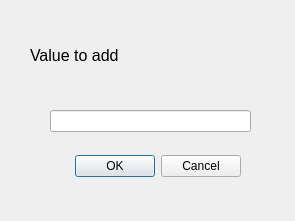
<?xml version="1.0" encoding="UTF-8"?>
<ui version="4.0">
 <class>PushBackWindow</class>
 <widget class="QDialog" name="PushBackWindow">
  <property name="geometry">
   <rect>
    <x>0</x>
    <y>0</y>
    <width>295</width>
    <height>221</height>
   </rect>
  </property>
  <property name="windowTitle">
   <string>Dialog</string>
  </property>
  <widget class="QDialogButtonBox" name="buttonBox">
   <property name="geometry">
    <rect>
     <x>20</x>
     <y>150</y>
     <width>221</width>
     <height>32</height>
    </rect>
   </property>
   <property name="orientation">
    <enum>Qt::Horizontal</enum>
   </property>
   <property name="standardButtons">
    <set>QDialogButtonBox::Cancel|QDialogButtonBox::Ok</set>
   </property>
  </widget>
  <widget class="QLabel" name="label">
   <property name="geometry">
    <rect>
     <x>30</x>
     <y>20</y>
     <width>261</width>
     <height>71</height>
    </rect>
   </property>
   <property name="text">
    <string>&lt;html&gt;&lt;head/&gt;&lt;body&gt;&lt;p&gt;&lt;span style=&quot; font-size:12pt;&quot;&gt;Value to add&lt;/span&gt;&lt;/p&gt;&lt;/body&gt;&lt;/html&gt;</string>
   </property>
  </widget>
  <widget class="QLineEdit" name="Input">
   <property name="geometry">
    <rect>
     <x>50</x>
     <y>110</y>
     <width>201</width>
     <height>22</height>
    </rect>
   </property>
  </widget>
 </widget>
 <resources/>
 <connections>
  <connection>
   <sender>buttonBox</sender>
   <signal>accepted()</signal>
   <receiver>PushBackWindow</receiver>
   <slot>accept()</slot>
   <hints>
    <hint type="sourcelabel">
     <x>248</x>
     <y>254</y>
    </hint>
    <hint type="destinationlabel">
     <x>157</x>
     <y>274</y>
    </hint>
   </hints>
  </connection>
  <connection>
   <sender>buttonBox</sender>
   <signal>rejected()</signal>
   <receiver>PushBackWindow</receiver>
   <slot>reject()</slot>
   <hints>
    <hint type="sourcelabel">
     <x>316</x>
     <y>260</y>
    </hint>
    <hint type="destinationlabel">
     <x>286</x>
     <y>274</y>
    </hint>
   </hints>
  </connection>
 </connections>
</ui>
